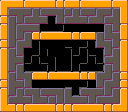

Tiled map render using the project's own tile images. Description and the whole map definition, tile-layer contents included, below:
An orthogonal 16x14 tile map with 8x8 px tiles, 1 tile layer (tiles) and 11 objects (2x LOCK, 2x FENCE, 2x SWITCH_WALL, 2x SWITCH, SPAWN).

<map version="1.4" tiledversion="1.4.2" orientation="orthogonal" renderorder="right-down" width="16" height="14" tilewidth="8" tileheight="8" infinite="0" nextlayerid="5" nextobjectid="113">
 <editorsettings>
  <export format="json" />
 </editorsettings>
 <properties>
  <property name="maxBullets" type="int" value="3" />
  <property name="medalBullets" type="int" value="2" />
 </properties>
 <tileset firstgid="1" source="../sprites.tsx" />
 <layer id="1" name="tiles" width="16" height="14">
  <data encoding="csv">
9,29,13,12,29,29,13,8,12,13,12,29,29,13,12,10,
27,6,55,7,5,6,23,4,2,5,6,7,3,7,5,41,
8,5,21,6,54,7,74,21,6,54,7,6,20,6,22,27,
11,39,3,23,7,75,76,44,17,17,17,17,17,5,21,11,
27,39,21,5,8,12,29,29,13,8,12,13,5,19,4,27,
8,21,3,20,74,17,17,17,75,77,44,74,19,4,21,11,
11,5,21,42,59,74,17,17,74,60,74,58,43,21,5,41,
41,38,7,60,74,58,43,17,61,42,59,74,60,6,22,41,
41,21,5,75,76,44,60,75,59,60,75,76,44,5,21,27,
27,5,19,4,12,13,12,29,29,13,8,8,3,20,5,8,
8,38,7,21,17,17,17,17,75,77,44,17,21,3,20,8,
11,21,5,6,4,6,23,4,5,60,6,55,7,21,5,11,
41,6,54,7,19,7,2,21,19,23,7,21,6,23,20,41,
25,13,8,12,29,29,13,8,8,12,29,29,13,8,12,26
</data>
 </layer>
 <objectgroup id="2" name="entities">
  <object id="1" type="SPAWN" x="60" y="96" width="8" height="8" />
  <object id="2" type="LOCK" x="60" y="16" width="8" height="8" />
  <object id="88" type="LOCK" x="60" y="52" width="8" height="8" />
  <object id="91" type="FENCE" x="8" y="80" width="8" height="8" />
  <object id="100" type="FENCE" x="112" y="80" width="8" height="8" />
  <object id="101" type="SWITCH_WALL" x="48" y="8" width="8" height="24">
   <properties>
    <property name="color" value="RED" />
   </properties>
  </object>
  <object id="102" type="SWITCH_WALL" x="72" y="8" width="8" height="24">
   <properties>
    <property name="color" value="GREEN" />
   </properties>
  </object>
  <object id="103" type="SWITCH" x="88" y="8" width="8" height="8">
   <properties>
    <property name="color" value="RED" />
   </properties>
  </object>
  <object id="104" type="SWITCH" x="32" y="8" width="8" height="8">
   <properties>
    <property name="color" value="GREEN" />
   </properties>
  </object>
 </objectgroup>
 <objectgroup color="#21ff06" id="4" name="walls">
  <object id="107" x="32" y="32" width="64" height="8" />
  <object id="108" x="32" y="72" width="64" height="8" />
 </objectgroup>
</map>
